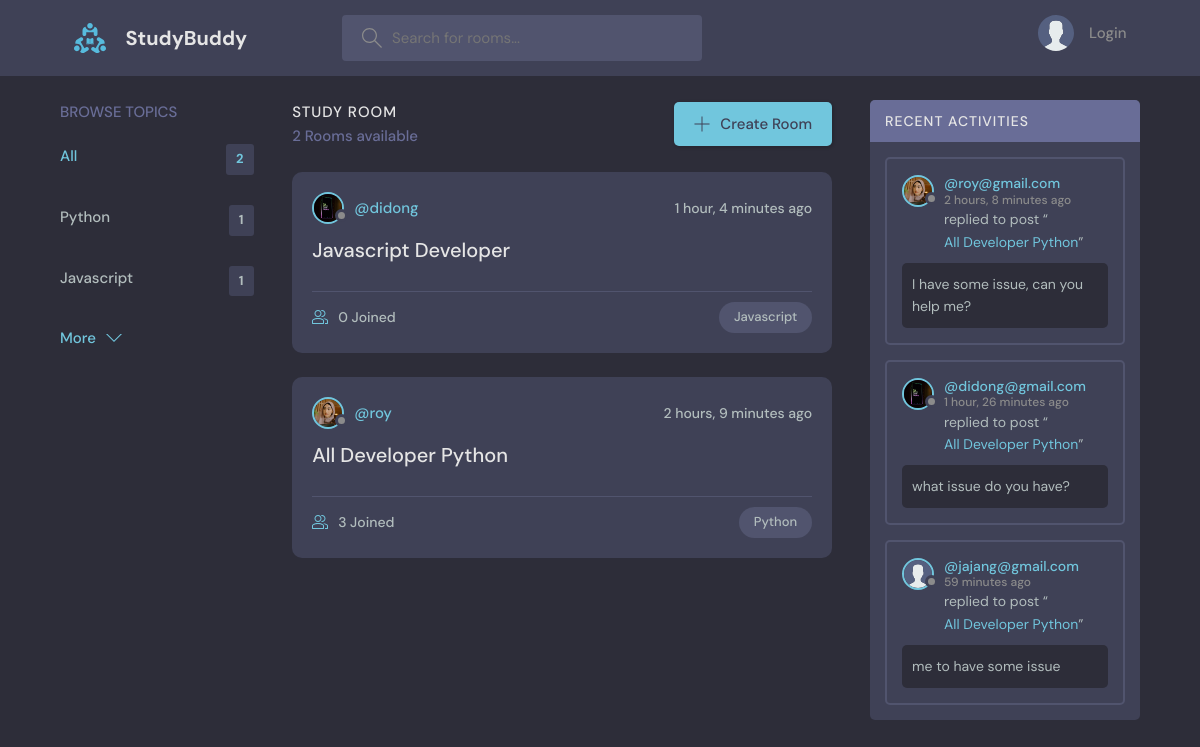
The page / on the database its author committed.
### discord/models.py (models this page shows, shortened)
class Topic(models.Model):
    name = models.CharField(max_length=200)

class Room(models.Model):
    host = models.ForeignKey(User, on_delete=models.SET_NULL, null=True)
    topic = models.ForeignKey(Topic, on_delete=models.SET_NULL, null=True)
    name = models.CharField(max_length=200)
    description = models.TextField(blank=True)
    participants = models.ManyToManyField(User, related_name='participants', blank=True)
    created_at = models.DateTimeField(auto_now_add=True)
    updated_at = models.DateField(auto_now=True)
    class Meta:
        ordering = ['-updated_at', '-created_at']
    def __str__(self) -> str:
        return self.name

class User(AbstractUser):
    name = models.CharField(max_length=200, null=True)
    email = models.EmailField(null=True, unique=True)
    bio = models.TextField(null=True, blank=True)
    avatar = models.ImageField(null=True, default='avatar.svg')
    USERNAME_FIELD = 'email'
    REQUIRED_FIELDS = []

class Message(models.Model):
    user = models.ForeignKey(User, on_delete=models.CASCADE)
    room = models.ForeignKey(Room, on_delete=models.CASCADE)
    body = models.TextField(blank=True)
    created_at = models.DateTimeField(auto_now_add=True)
    updated_at = models.DateField(auto_now=True)
    class Meta:
        ordering = ['updated_at', 'created_at']

### discord/views.py (the view)
# urls.py: 2. Add a URL to urlpatterns:  path('', views.home, name='home')
def home(request):
    q = request.GET.get('q') if request.GET.get('q') != None else ""
    rooms = Room.objects.filter(
        Q(topic__name__icontains=q) |
        Q(name__icontains=q) |
        Q(description__icontains=q)
    )
    topic = Topic.objects.all()
    room_count = rooms.count()
    room_messages = Message.objects.filter(
        Q(room__topic__name__icontains=q)
    )
    context = {
        'rooms': rooms,
        'topics': topic,
        'room_count': room_count,
        'room_messages': room_messages,
    }
    return render(request, 'base/home.html', context)

### discord/templates/base/home.html (shortened to what this page needs)
{% extends 'main.html' %} {% block title %} Home - StudyBuddy{% endblock %} {% block content %}
<main class="layout layout--3">
    <div class="container">
        {% include 'base/topics_component.html' %}
        <div class="roomList">
            <div class="roomList__header">
                <div>
                    <h2>Study Room</h2>
                    <p>{{ room_count }} Rooms available</p>
                </div>
                <a class="btn btn--main" href="{% url 'create-room' %}">
                    <svg version="1.1" xmlns="http://www.w3.org/2000/svg" width="32" height="32" viewBox="0 0 32 32">
                <title>add</title>
                <path
                  d="M16.943 0.943h-1.885v14.115h-14.115v1.885h14.115v14.115h1.885v-14.115h14.115v-1.885h-14.115v-14.115z"
                ></path>
              </svg> Create Room
                </a>
            </div>
            {% include 'base/feeds.html' %}
        </div>
        {% include 'base/activity.html' %}
    </div>
</main>
{% endblock content %}

### discord/templates/base/topics_component.html
<div class="topics">
    <div class="topics__header">
        <h2>Browse Topics</h2>
    </div>
    <ul class="topics__list">
        <li>
            <a href="{% url 'home' %}" class="active">All <span>{{topics.count}}</span></a>
        </li>
        {% for topic in topics %}
        <li>
            <a href="{% url 'home' %}?q={{topic.name}}">{{topic.name}}<span>{{topic.room_set.all.count}}</span></a>
        </li>
        {% endfor %}
    </ul>
    <a class="btn btn--link" href="{% url 'topics' %}">
        More
        <svg version="1.1" xmlns="http://www.w3.org/2000/svg" width="32" height="32" viewBox="0 0 32 32">
            <title>chevron-down</title>
            <path d="M16 21l-13-13h-3l16 16 16-16h-3l-13 13z"></path>
        </svg>
    </a>
</div>

### discord/templates/base/feeds.html (shortened to what this page needs)
 {% for room in rooms %}
<div class="roomListRoom">
    <div class="roomListRoom__header">
        <a href="{% url 'profile' room.host.id %}" class="roomListRoom__author">
            <div class="avatar avatar--small">
                <img src="{{ room.host.avatar.url }}" />
            </div>
            <span>@{{ room.host.username }}</span>
        </a>
        <div class="roomListRoom__actions">
            <span>{{ room.created_at|timesince }} ago</span>
        </div>
    </div>
    <div class="roomListRoom__content">
        <a href="{% url 'room' room.id %}">{{ room.name }}</a>
    </div>
    <div class="roomListRoom__meta">
        <a href="{% url 'room' room.id %}" class="roomListRoom__joined">
     {{ room.participants.all.count }} Joined
        </a>
        <p class="roomListRoom__topic">
            {{ room.topic.name }}
        </p>
    </div>
</div>
{% endfor %}

### discord/templates/base/activity.html (shortened to what this page needs)
<div class="activities">
    <div class="activities__header">
        <h2>Recent Activities</h2>
    </div>
    {% for message in room_messages %}
    <div class="activities__box">
        <div class="activities__boxHeader roomListRoom__header">
            <a href="{% url 'profile' message.user.id %}" class="roomListRoom__author">
                <div class="avatar avatar--small">
                    <img src="{{ message.user.avatar.url }}" />
                </div>
                <p>
                    @{{ message.user }}
                    <span>{{ message.created_at|timesince }} ago</span>
                </p>
            </a>
        </div>
        <div class="activities__boxContent">
            <p>replied to post “<a href="{% url 'room' message.room.id %}">{{ message.room }}</a>”</p>
            <div class="activities__boxRoomContent">
                {{ message.body }}
            </div>
        </div>
    </div>
    {% endfor %}
</div>

### rows shown on the page
Topic: name "Python", room_set.all.count "1"
Topic: name "Javascript", room_set.all.count "1"
Room: host.avatar (picture), host.username "didong", created_at "1 hour, 4 minutes", name "Javascript Developer", participants.all.count "0", topic.name "Javascript"
Room: host.avatar (placeholder picture), host.username "roy", created_at "2 hours, 9 minutes", name "All Developer Python", participants.all.count "3", topic.name "Python"
Message: user.avatar (placeholder picture), user "roy@gmail.com", created_at "2 hours, 8 minutes", room "All Developer Python", body "I have some issue, can you help me?"
Message: user.avatar (picture), user "didong@gmail.com", created_at "1 hour, 26 minutes", room "All Developer Python", body "what issue do you have?"
Message: user.avatar (placeholder picture), user "jajang@gmail.com", created_at "59 minutes", room "All Developer Python", body "me to have some issue"

### other values the page prints
{{ topics.count }} "2"
{{ room_count }} "2"
